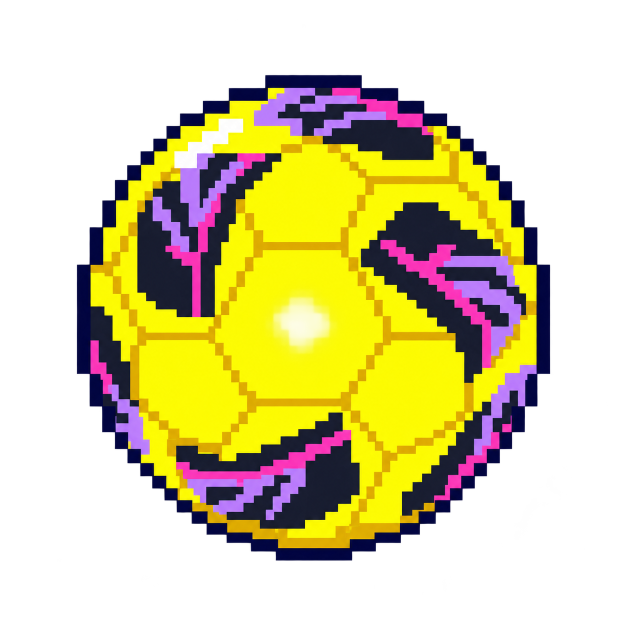
#> input picture assets/original/yellow-ball.png, 1254 x 1254 px (shown at 1/2 size)
$ python -i ballgen.py   (imports and definitions only)
#> lines starting #> are read from the running program, lines starting #| are printed output that depends on the picture; after the words box and inside, x2 and y2 are one past the last pixel; in counts of white or black regions, pixels touching at a corner belong together
"""Small balls by area-averaging, snapped to the ball's own colours, with a navy outline ring."""
from PIL import Image
import numpy as np
from scipy import ndimage
from pathlib import Path
A = str(Path(__file__).resolve().parents[1] / 'assets' / 'original') + '/'

def source():
    im = Image.open(A + 'yellow-ball.png').convert('RGBA'); w, h = im.size
#> in source, im is the input picture: PIL image 1254x1254 RGBA; mean R, G, B, A 77.2, 68.7, 21, 112.7
#> after `w, h = im.size`: w = 1254; h = 1254
    crop = im.crop((int(w * .115), int(h * .11), int(w * .115 + w * .77), int(h * .11 + h * .78)))
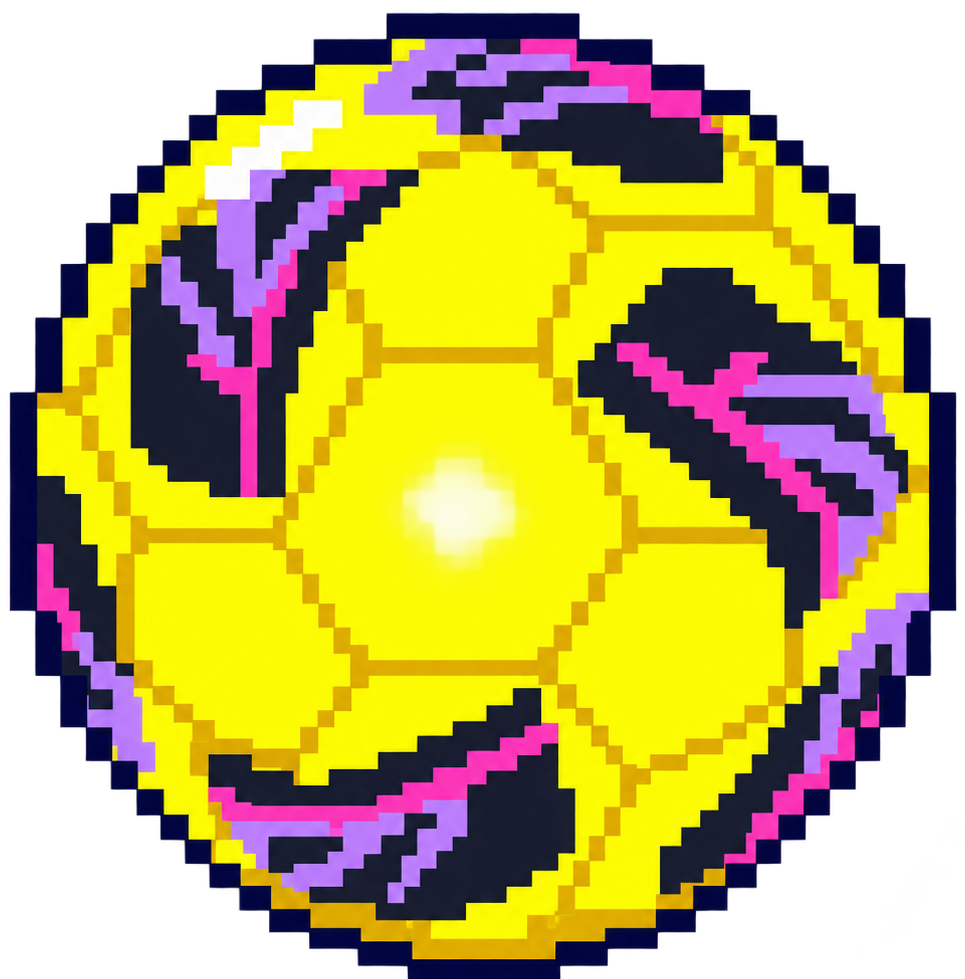
#> crop: PIL image 965x979 RGBA; mean R, G, B, A 128.5, 114.4, 34.9, 187.3; transparent parts drawn white
    inside = ndimage.binary_fill_holes(np.array(crop)[..., 3] > 150)
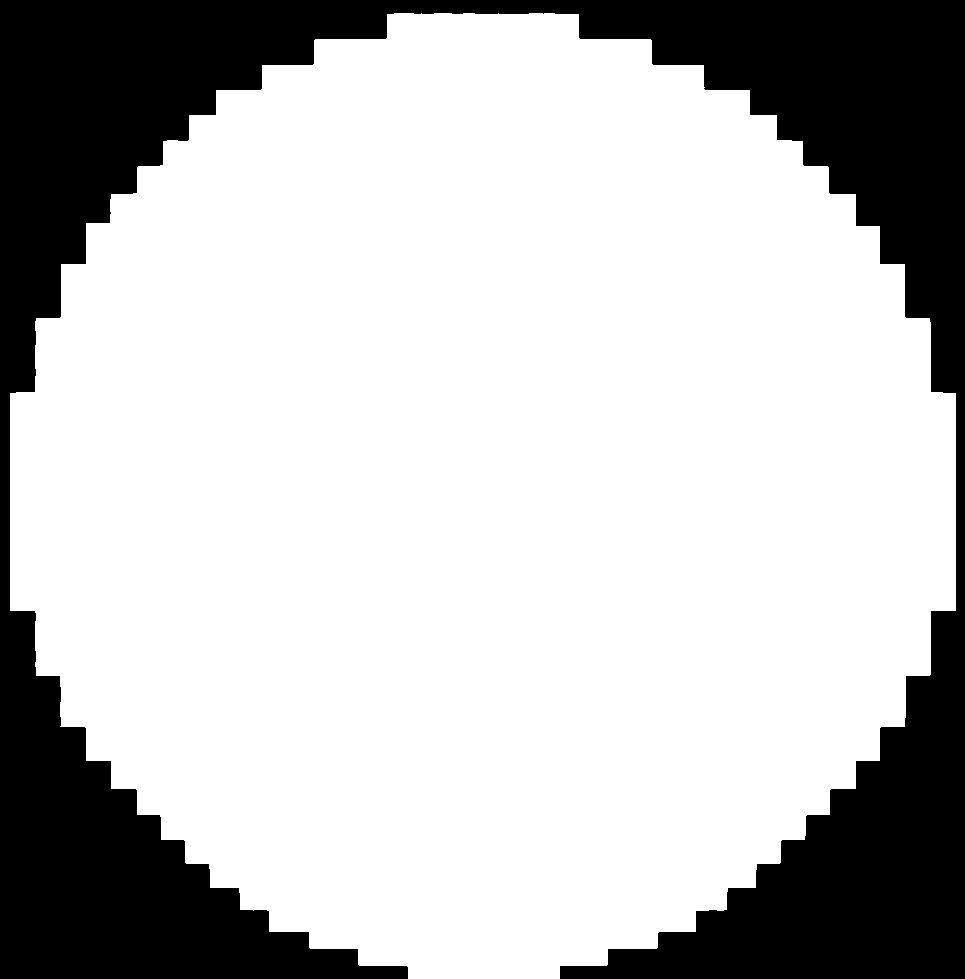
#> inside: shape (979, 965) bool; 74.6% white; 1 black region, box (x1, y1, x2, y2) and area: (0, 0, 965, 979) 239807
    base = Image.new('RGBA', crop.size, (246, 228, 22, 255)); base.alpha_composite(crop)
#> after `base = Image.new('RGBA', crop.size, (246, 228, 22, 255))`:
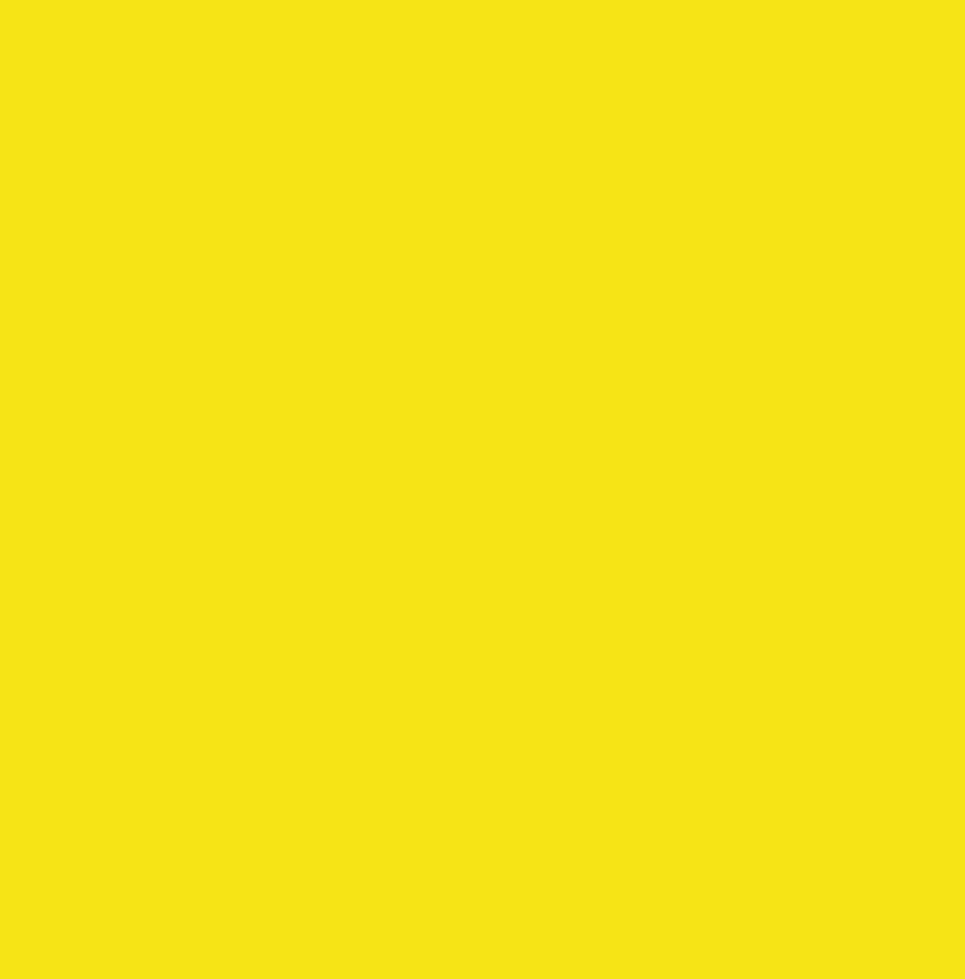
#> base: PIL image 965x979 RGBA; mean R, G, B, A 246, 228, 22, 255
#> after `base.alpha_composite(crop)`:
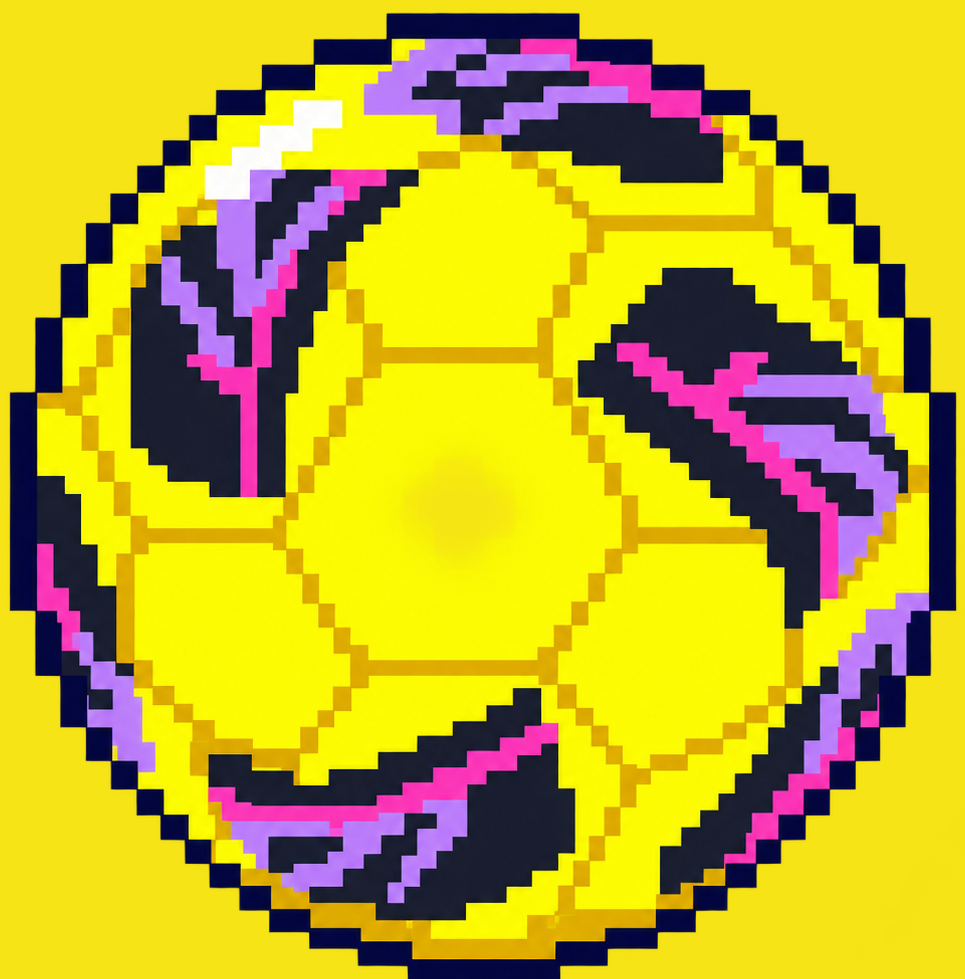
#> base: PIL image 965x979 RGBA; mean R, G, B, A 191.1, 172.4, 40.1, 255
    return base.convert('RGB'), inside

def palette(rgb, n=12):
    # The art's dominant colours, plus pink forced in so it survives at 24px.
    q = rgb.resize((60, 60), Image.NEAREST).quantize(colors=n, method=Image.Quantize.MEDIANCUT)
    pal = np.array(q.getpalette()[:n * 3]).reshape(-1, 3)
    return np.vstack([pal, [[236, 72, 160]]])

def make(size, outline=True):
    rgb, inside = source()
    pal = palette(rgb)
    small = np.array(rgb.resize((size, size), Image.BOX)).astype(float)
    mask = np.array(Image.fromarray((inside * 255).astype(np.uint8)).resize((size, size), Image.BOX)) >= 128
    d = ((small[:, :, None, :] - pal[None, None]) ** 2).sum(-1)
    out = pal[d.argmin(-1)].astype(np.uint8)
    rgba = np.dstack([out, np.where(mask, 255, 0).astype(np.uint8)])
    if outline:
        ring = mask & ~ndimage.binary_erosion(mask)
        rgba[ring] = [27, 20, 56, 255]
    return Image.fromarray(rgba)

>>> result = source()

$ run again, with assets/original/cars.png copied over assets/original/yellow-ball.png
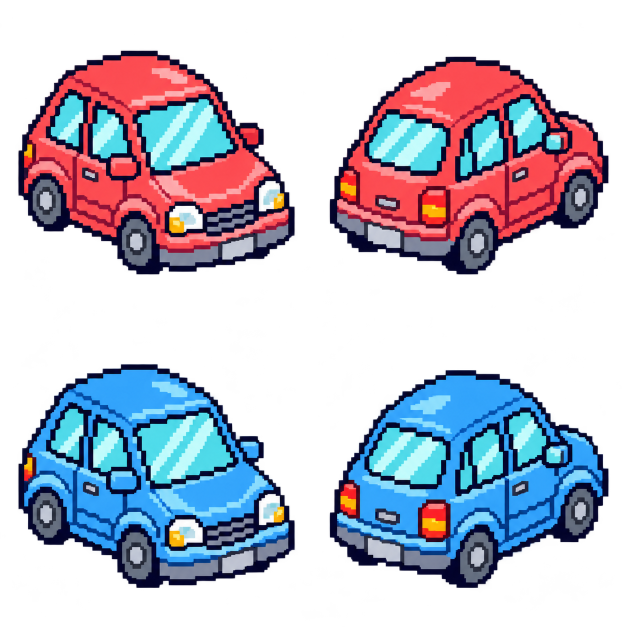
#> input picture assets/original/cars.png, 1254 x 1254 px (shown at 1/2 size)
#> in source, im is the input picture: PIL image 1254x1254 RGBA; mean R, G, B, A 48.1, 48.6, 62.6, 110.2
#> in source, `inside = ndimage.binary_fill_holes(np.array(crop)[..., 3] > 150)`:
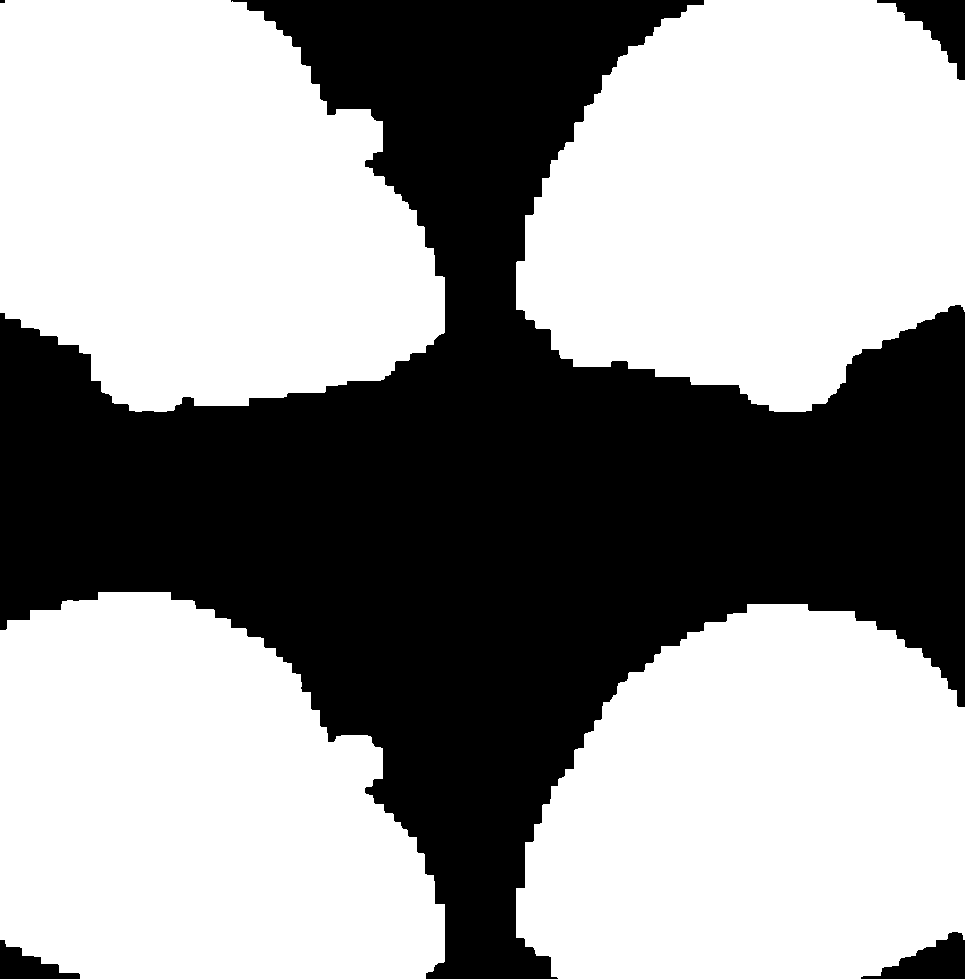
#> inside: shape (979, 965) bool; 59.5% white; 5 black regions (1 under 20 px), largest, box (x1, y1, x2, y2) and area: (0, 0, 965, 979) 376020, (877, 0, 965, 80) 2752, (861, 932, 965, 979) 2494, (0, 940, 80, 979) 1564
#> in source, `base.alpha_composite(crop)`:
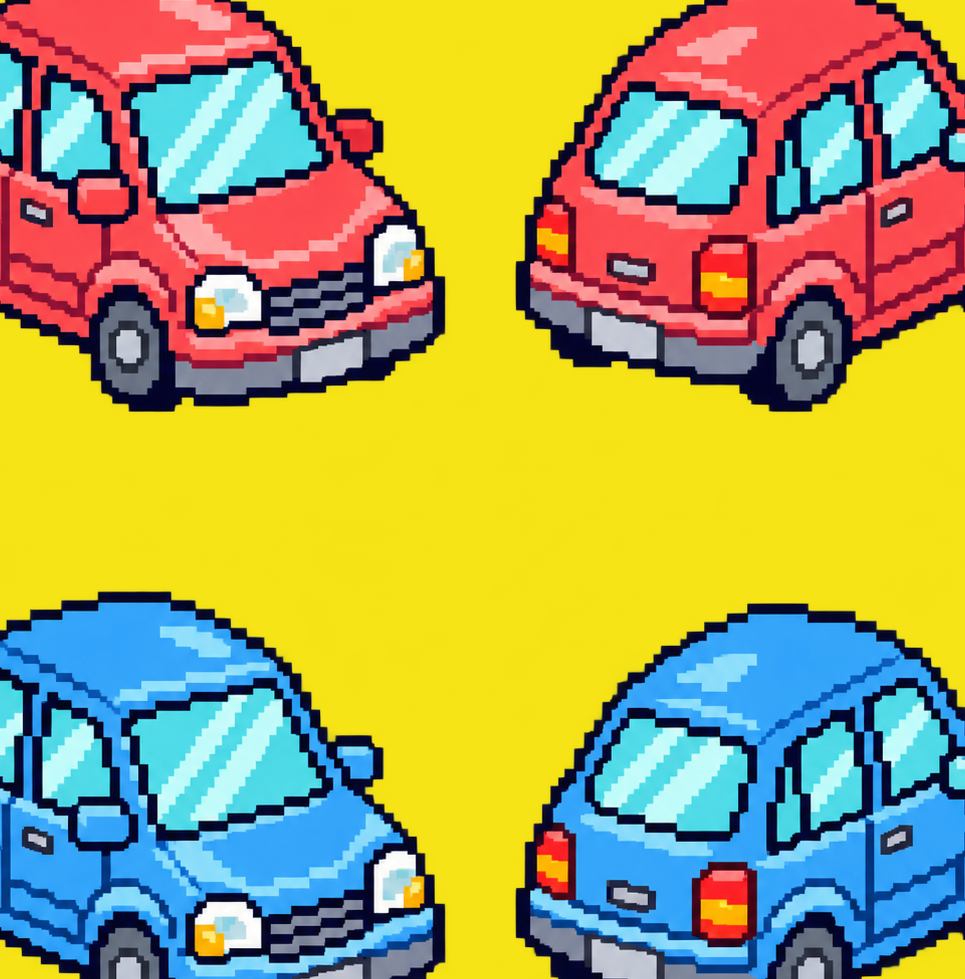
#> base: PIL image 965x979 RGBA; mean R, G, B, A 168.2, 162.9, 96.6, 255
